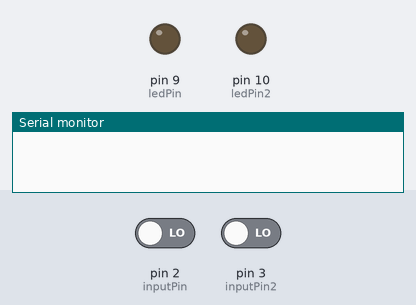
The sketch below on a simulated Arduino Uno, built with avr-gcc and run on an emulated ATmega328P. Parts: output pins drawn as LEDs (lit = HIGH), the last lines printed to the serial monitor. The test bench sets the inputs (shaded band); at power-on: pin 2 (inputPin) LOW, pin 3 (inputPin2) LOW.

Above: at 1.2 s.
1.3 s: pin 2 (inputPin) driven HIGH
At 1.7 s:
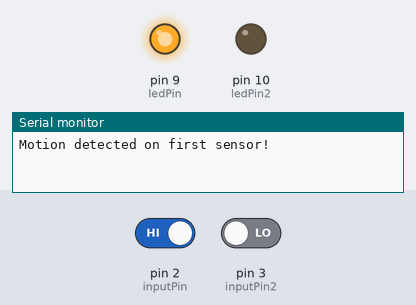
2.8 s: pin 3 (inputPin2) driven HIGH
At 4.0 s:
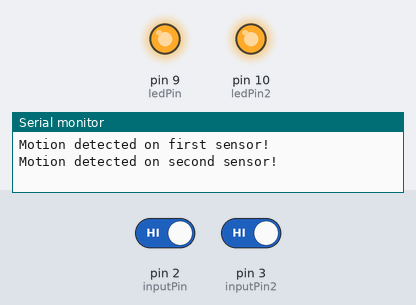
4.3 s: pin 2 (inputPin) driven LOW
At 5.2 s:
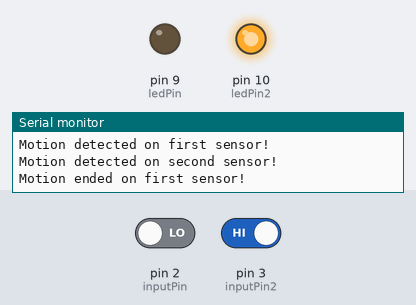
5.8 s: pin 3 (inputPin2) driven LOW
At 6.3 s:
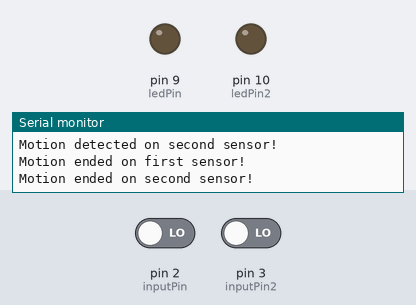
Timing chart, 0 to 8.3 s (numbered marks = the images above; inputs shaded):
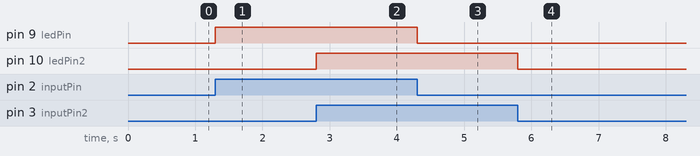

Measured:
- after the input at 1.3 s, pin 9 (ledPin): LOW → HIGH at once
- after the input at 2.8 s, pin 10 (ledPin2): LOW → HIGH at once
- after the input at 4.3 s, pin 9 (ledPin): HIGH → LOW at once
- after the input at 5.8 s, pin 10 (ledPin2): HIGH → LOW at once

The sketch:

Program_Code.ino
```cpp
int ledPin = 9;         // assign the first LED pin number to a variable
int inputPin = 2;       // assign the first PIR sensor input pin number to a variable
int pirState = LOW;     // initialize the first PIR state as LOW (no motion detected)
int ledPin2 = 10;        // assign the second LED pin number to a variable
int inputPin2 = 3;       // assign the second PIR sensor input pin number to a variable
int pirState2 = LOW;     // initialize the second PIR state as LOW (no motion detected)


void setup() {
  pinMode(ledPin, OUTPUT);    // set the first LED pin as an output
  pinMode(inputPin, INPUT);   // set the first PIR sensor pin as an input
  pinMode(ledPin2, OUTPUT);    // set the second LED pin as an output
pinMode(inputPin2, INPUT);   // set the second PIR sensor pin as an input

  Serial.begin(9600);         // initialize serial communication at 9600 baud

  attachInterrupt(digitalPinToInterrupt(inputPin), motionDetected, CHANGE); // attach interrupt to detect motion
  attachInterrupt(digitalPinToInterrupt(inputPin2), motionDetected2, CHANGE); // attach interrupt to detect motion

}

void loop() {
  // nothing to do in the loop function
}

void motionDetected() {
  int val = digitalRead(inputPin); // read the first PIR sensor input and store the value in val
  if (val == HIGH) {           // check if motion is detected
    digitalWrite(ledPin, HIGH);  // turn on the first LED
    if (pirState == LOW) {       // check if motion was not detected previously
      Serial.println("Motion detected on first sensor!"); // print message to serial monitor
      pirState = HIGH;          // set the first PIR state to HIGH (motion detected)
    }
  } else {
    digitalWrite(ledPin, LOW);   // turn off the first LED
    if (pirState == HIGH) {       // check if motion was detected previously
      Serial.println("Motion ended on first sensor!");  // print message to serial monitor
      pirState = LOW;           // set the first PIR state to LOW (no motion detected)
    }
  }

  motionDetected2();  // call the function to handle motion detection on the second PIR sensor
}


void motionDetected2() {
  int val2 = digitalRead(inputPin2); // read the second PIR sensor input and store the value in val2
  if (val2 == HIGH) {           // check if motion is detected
    digitalWrite(ledPin2, HIGH);  // turn on the second LED
    if (pirState2 == LOW) {       // check if motion was not detected previously
      Serial.println("Motion detected on second sensor!"); // print message to serial monitor
      pirState2 = HIGH;          // set the second PIR state to HIGH (motion detected)
    }
  } else {
    digitalWrite(ledPin2, LOW);   // turn off the second LED
    if (pirState2 == HIGH) {       // check if motion was detected previously
      Serial.println("Motion ended on second sensor!");  // print message to serial monitor
      pirState2 = LOW;           // set the second PIR state to LOW (no motion detected)
    }
  }
}
```
